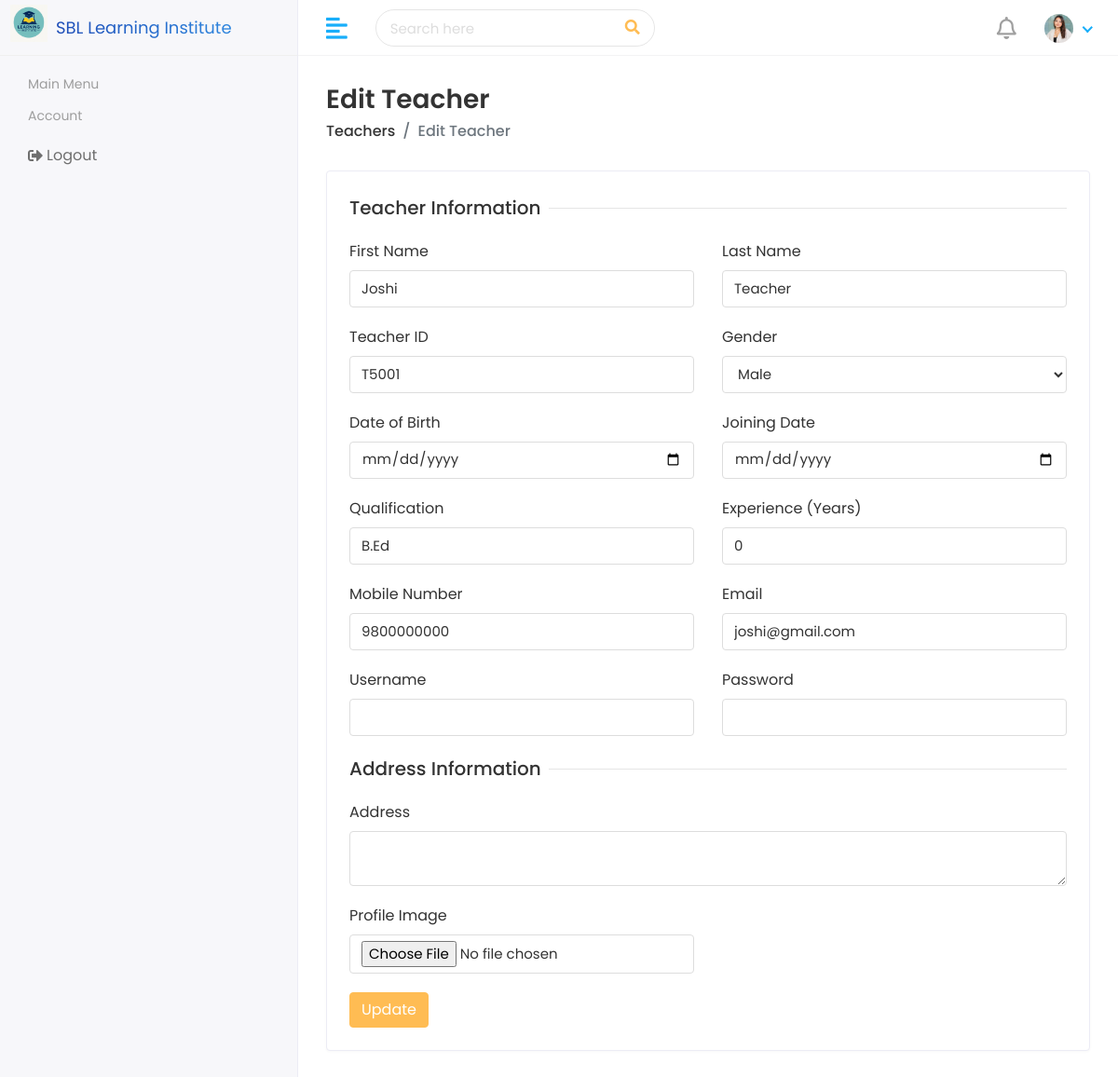
Page /teacher/edit/joshi-teacher-t5001/ on the earlier database version.
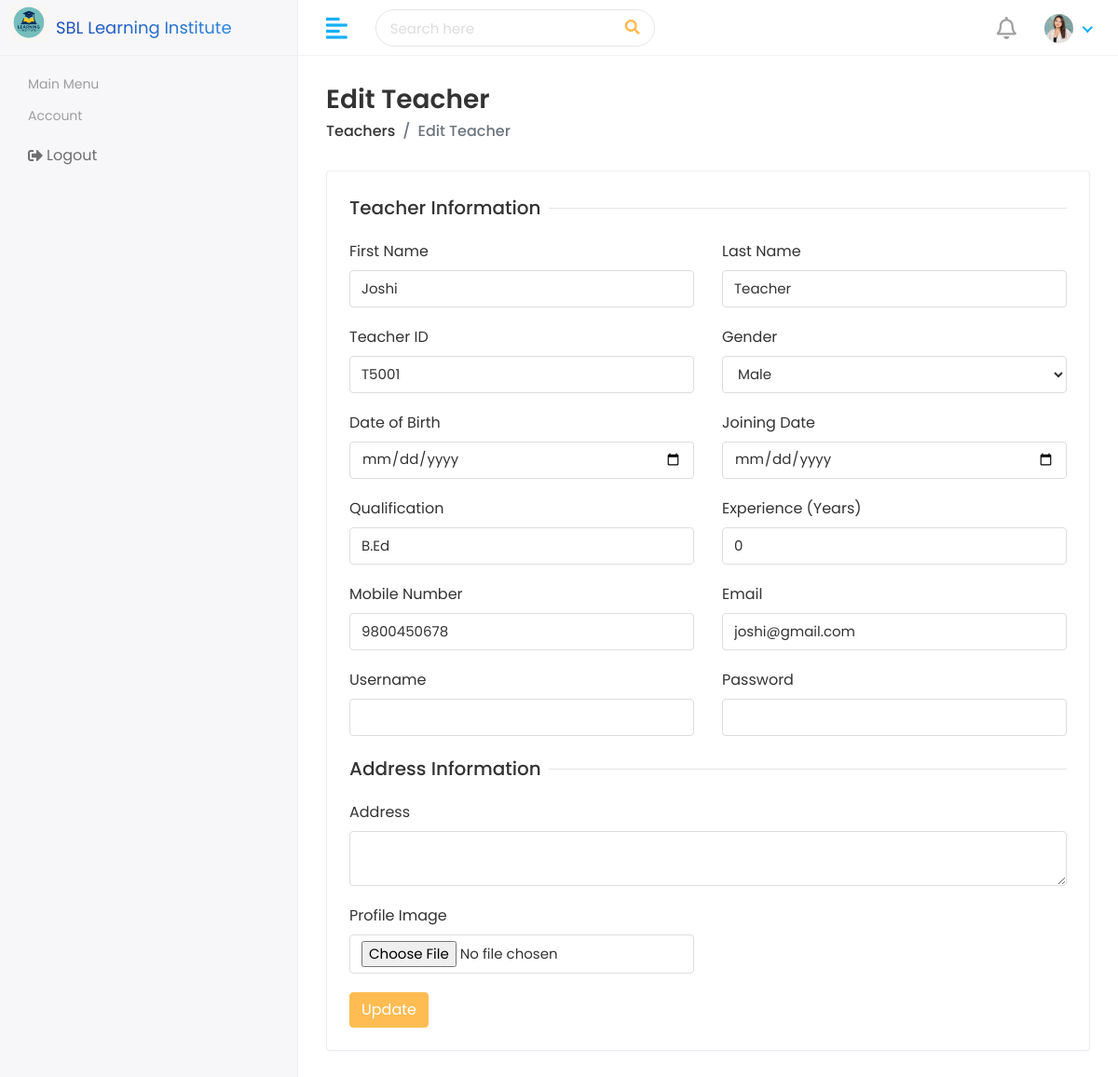
Same page on the later database version.
### teacher/models.py (models this page shows, shortened)
class Teacher(models.Model):
    GENDER_CHOICES = [
        ('Male', 'Male'),
        ('Female', 'Female'),
        ('Others', 'Others'),
    ]
    user = models.OneToOneField(settings.AUTH_USER_MODEL, on_delete=models.CASCADE, null=True, blank=True,related_name='teacher_profile')
    first_name = models.CharField(max_length=100)
    last_name = models.CharField(max_length=100)
    teacher_id = models.CharField(max_length=50, unique=True)
    gender = models.CharField(max_length=10, choices=GENDER_CHOICES)
    date_of_birth = models.DateField(null=True, blank=True)
    qualification = models.CharField(max_length=150)
    experience = models.PositiveIntegerField(default=0)
    joining_date = models.DateField(null=True, blank=True)
    mobile_number = models.CharField(max_length=20)
    email = models.EmailField(max_length=100)
    teacher_image = models.ImageField(upload_to='teacher_images/', blank=True, null=True)
    slug = models.SlugField(unique=True, blank=True)

### teacher/views.py (the view, shortened to what this page needs)
# urls.py: path('edit/<str:slug>/', views.edit_teacher, name='edit_teacher'),
def edit_teacher(request, slug):
    teacher = get_object_or_404(Teacher, slug=slug)
    return render(request, 'teachers/edit-teacher.html', {'teacher': teacher})

### templates/teachers/edit-teacher.html (shortened to what the changed rows need)
{% extends 'TMS/base.html' %}
{% load static %}
{% block content %}
<div class="page-wrapper">
  <div class="content container-fluid">
    <div class="row">
      <div class="col-sm-12">
        <div class="card">
          <div class="card-body">
            <form method="POST" enctype="multipart/form-data">
              <div class="row">
                <div class="col-12 col-sm-6">
                  <div class="form-group">
                    <label>First Name</label>
                    <input type="text" class="form-control" name="first_name" value="{{ teacher.first_name }}">
                  </div>
                </div>
                <div class="col-12 col-sm-6">
                  <div class="form-group">
                    <label>Last Name</label>
                    <input type="text" class="form-control" name="last_name" value="{{ teacher.last_name }}">
                  </div>
                </div>
                <div class="col-12 col-sm-6">
                  <div class="form-group">
                    <label>Teacher ID</label>
                    <input type="text" class="form-control" name="teacher_id" value="{{ teacher.teacher_id }}">
                  </div>
                </div>
                <div class="col-12 col-sm-6">
                  <div class="form-group">
                    <label>Gender</label>
                    <select name="gender" class="form-control">
                      <option value="Male" {% if teacher.gender == 'Male' %}selected{% endif %}>Male</option>
                    </select>
                  </div>
                </div>
                <div class="col-12 col-sm-6">
                  <div class="form-group">
                    <label>Qualification</label>
                    <input type="text" class="form-control" name="qualification" value="{{ teacher.qualification }}">
                  </div>
                </div>
                <div class="col-12 col-sm-6">
                  <div class="form-group">
                    <label>Experience (Years)</label>
                    <input type="text" class="form-control" name="experience" value="{{ teacher.experience }}">
                  </div>
                </div>
                <div class="col-12 col-sm-6">
                  <div class="form-group">
                    <label>Mobile Number</label>
                    <input type="text" class="form-control" name="mobile_number" value="{{ teacher.mobile_number }}">
                  </div>
                </div>
                <div class="col-12 col-sm-6">
                  <div class="form-group">
                    <label>Email</label>
                    <input type="email" class="form-control" name="email" value="{{ teacher.email }}">
                  </div>
                </div>
              </div>
            </form>
          </div>
        </div>
      </div>
    </div>
  </div>
</div>
{% endblock %}

Differences in the rows shown:
changed Teacher "Joshi": mobile_number "9800000000" → "9800450678"
